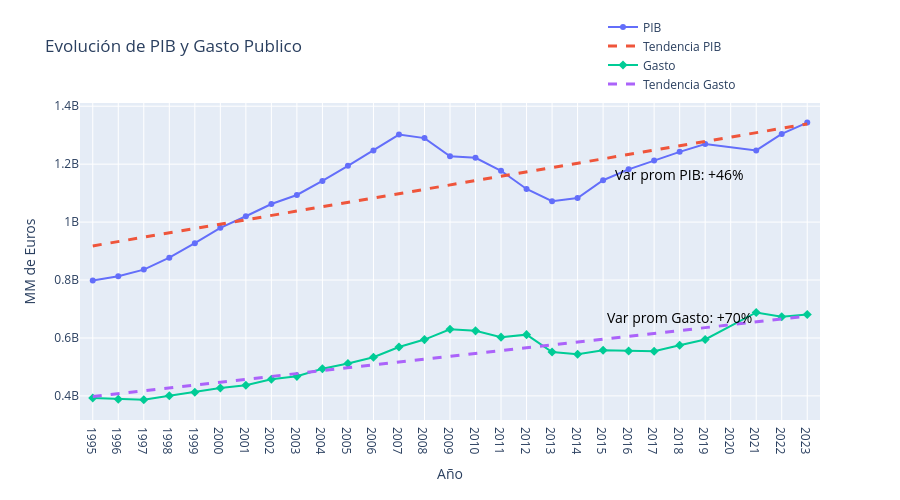

Notebook source saved alongside this figure:
### Markdown cell above
## 1.4 Tendencia global de PIB vs Gasto

### Code cell
# DATOS
#pib y gastos per capita
data_1 = gastos_2023_pand.groupby("Año").agg({"Millones Euros 2023":"sum","PIB_MM_2023":"sum"}).round(0).reset_index()
data_1 = data_1.merge(poblacion[["Año","Total hab"]], on="Año", how="left")
data_1 = data_1[data_1["Año"]!=2020]

# datos para modelar regresión lineal
x1, y1 = data_1["Año"], data_1["PIB_MM_2023"]
x2, y2 = data_1["Año"], data_1["Millones Euros 2023"]
# regresiones lineales
m1, b1 = np.polyfit(x1, y1, 1)
m2, b2 = np.polyfit(x2, y2, 1)
# Rectas y formulas
p1_line = m1 * x1 + b1
p2_line = m2 * x2 + b2

formula1 = f"PIB: y = {m1:.0f}x + {b1:.0f}"
formula2 = f"Gasto: y = {m2:.0f}x + {b2:.0f}"

# GRAFICOS
fig = go.Figure()
# PIB_MM_2023 
fig.add_trace(go.Scatter(
    x=data_1["Año"],
    y=data_1["PIB_MM_2023"],
    mode="lines+markers",
    name="PIB"
))
# tendencia PIB
fig.add_trace(go.Scatter(
    x=x1,
    y=p1_line,
    mode="lines",
    name="Tendencia PIB",
    line=dict(dash="dash", width=3)
))
# Gasto publico
fig.add_trace(go.Scatter(
    x=data_1["Año"],
    y=data_1["Millones Euros 2023"]*1000,
    mode="lines+markers",
    #line=dict(color="grey"),
    marker=dict(symbol="diamond", size=7),
    name="Gasto"
))
# tendencia Gasto
fig.add_trace(go.Scatter(
    x=x2,
    y=p2_line*1000,
    mode="lines",
    name="Tendencia Gasto",
    line=dict(dash="dash", width=3)
))
# Configuración del layout para eje secundario
fig.update_layout(
    title="Evolución de PIB y Gasto Publico",
    height=500,
    xaxis=dict(
        title="Año",
        dtick=1,                        # muestra cada dato unico, fuerza a
        tickfont=dict(size=12),
        range = [1994.5, 2023.5]),
    yaxis1=dict(title="MM de Euros"),
                #range = [15,29]),
    yaxis2=dict(title="Gasto per cápita (miles €/hab)",
                overlaying="y",
                side="right"),
                #range = [9,16]),
    legend=dict(
        x=.8,
        y=1.15,
        xanchor="center",    #que punto de referencia se toma para el objeto visual
        yanchor="middle")
)
### NOTAS ###
# tendencia pib 
valor_p1_1995 = m1 * 1995 + b1
valor_p1_2008 = m1 * 2023 + b1
fig.add_annotation(
    x=2018,
    y=p1_line.iloc[1]*1.25,
    text=f"Var prom PIB: +{((valor_p1_2008/valor_p1_1995-1) * 100):.0f}%",
    showarrow=False,
    font=dict(size=14, color="black")
)
# tendencia gasto
valor_p2_1995 = m2 * 1995 + b2
valor_p2_2008 = m2 * 2023 + b2
fig.add_annotation(
    x=2018,
    y=p1_line.iloc[1]*.72,   # valor en la escala de la recta (y2)                # <--- importante: referencia al eje secundario
    text=f"Var prom Gasto: +{((valor_p2_2008/valor_p2_1995-1) * 100):.0f}%",
    showarrow=False,
    font=dict(size=14, color="black")
)
fig.show()

### Figure 1 — Plotly figure (JSON) as saved in the notebook; plotly's stock layout.template omitted (floating-point values rounded to 4 significant figures)
{"data": [{"mode": "lines+markers", "name": "PIB", "type": "scatter", "x": [1995, 1996, 1997, 1998, 1999, 2000, 2001, 2002, 2003, 2004, 2005, 2006, 2007, 2008, 2009, 2010, 2011, 2012, 2013, 2014, 2015, 2016, 2017, 2018, 2019, 2021, 2022, 2023], "y": [798000000.0, 812800000.0, 836000000.0, 877400000.0, 927100000.0, 980100000.0, 1020000000.0, 1062000000.0, 1094000000.0, 1142000000.0, 1194000000.0, 1247000000.0, 1302000000.0, 1290000000.0, 1227000000.0, 1222000000.0, 1177000000.0, 1114000000.0, 1072000000.0, 1083000000.0, 1144000000.0, 1182000000.0, 1212000000.0, 1242000000.0, 1270000000.0, 1248000000.0, 1304000000.0, 1343000000.0]}, {"line": {"dash": "dash", "width": 3}, "mode": "lines", "name": "Tendencia PIB", "type": "scatter", "x": [1995, 1996, 1997, 1998, 1999, 2000, 2001, 2002, 2003, 2004, 2005, 2006, 2007, 2008, 2009, 2010, 2011, 2012, 2013, 2014, 2015, 2016, 2017, 2018, 2019, 2021, 2022, 2023], "y": [917800000.0, 932800000.0, 947900000.0, 962900000.0, 977900000.0, 993000000.0, 1008000000.0, 1023000000.0, 1038000000.0, 1053000000.0, 1068000000.0, 1083000000.0, 1098000000.0, 1113000000.0, 1128000000.0, 1143000000.0, 1158000000.0, 1173000000.0, 1188000000.0, 1203000000.0, 1218000000.0, 1233000000.0, 1248000000.0, 1264000000.0, 1279000000.0, 1309000000.0, 1324000000.0, 1339000000.0]}, {"marker": {"size": 7, "symbol": "diamond"}, "mode": "lines+markers", "name": "Gasto", "type": "scatter", "x": [1995, 1996, 1997, 1998, 1999, 2000, 2001, 2002, 2003, 2004, 2005, 2006, 2007, 2008, 2009, 2010, 2011, 2012, 2013, 2014, 2015, 2016, 2017, 2018, 2019, 2021, 2022, 2023], "y": [392500000.0, 388400000.0, 386600000.0, 400700000.0, 412800000.0, 427300000.0, 436800000.0, 457400000.0, 467600000.0, 494000000.0, 511800000.0, 533700000.0, 568700000.0, 594400000.0, 630300000.0, 624600000.0, 602800000.0, 611500000.0, 551700000.0, 543600000.0, 557400000.0, 554800000.0, 554400000.0, 574900000.0, 594700000.0, 688000000.0, 673400000.0, 681000000.0]}, {"line": {"dash": "dash", "width": 3}, "mode": "lines", "name": "Tendencia Gasto", "type": "scatter", "x": [1995, 1996, 1997, 1998, 1999, 2000, 2001, 2002, 2003, 2004, 2005, 2006, 2007, 2008, 2009, 2010, 2011, 2012, 2013, 2014, 2015, 2016, 2017, 2018, 2019, 2021, 2022, 2023], "y": [398000000.0, 407900000.0, 417800000.0, 427700000.0, 437600000.0, 447500000.0, 457400000.0, 467300000.0, 477200000.0, 487100000.0, 497000000.0, 506900000.0, 516800000.0, 526700000.0, 536600000.0, 546500000.0, 556400000.0, 566300000.0, 576200000.0, 586100000.0, 596000000.0, 605900000.0, 615800000.0, 625700000.0, 635600000.0, 655400000.0, 665300000.0, 675200000.0]}], "layout": {"annotations": [{"font": {"color": "black", "size": 14}, "showarrow": false, "text": "Var prom PIB: +46%", "x": 2018, "y": 1166000000.0}, {"font": {"color": "black", "size": 14}, "showarrow": false, "text": "Var prom Gasto: +70%", "x": 2018, "y": 671700000.0}], "height": 500, "legend": {"x": 0.8, "xanchor": "center", "y": 1.15, "yanchor": "middle"}, "title": {"text": "Evolución de PIB y Gasto Publico"}, "xaxis": {"dtick": 1, "range": [1994.0, 2024.0], "tickfont": {"size": 12}, "title": {"text": "Año"}}, "yaxis": {"title": {"text": "MM de Euros"}}, "yaxis2": {"overlaying": "y", "side": "right", "title": {"text": "Gasto per cápita (miles €/hab)"}}}}
